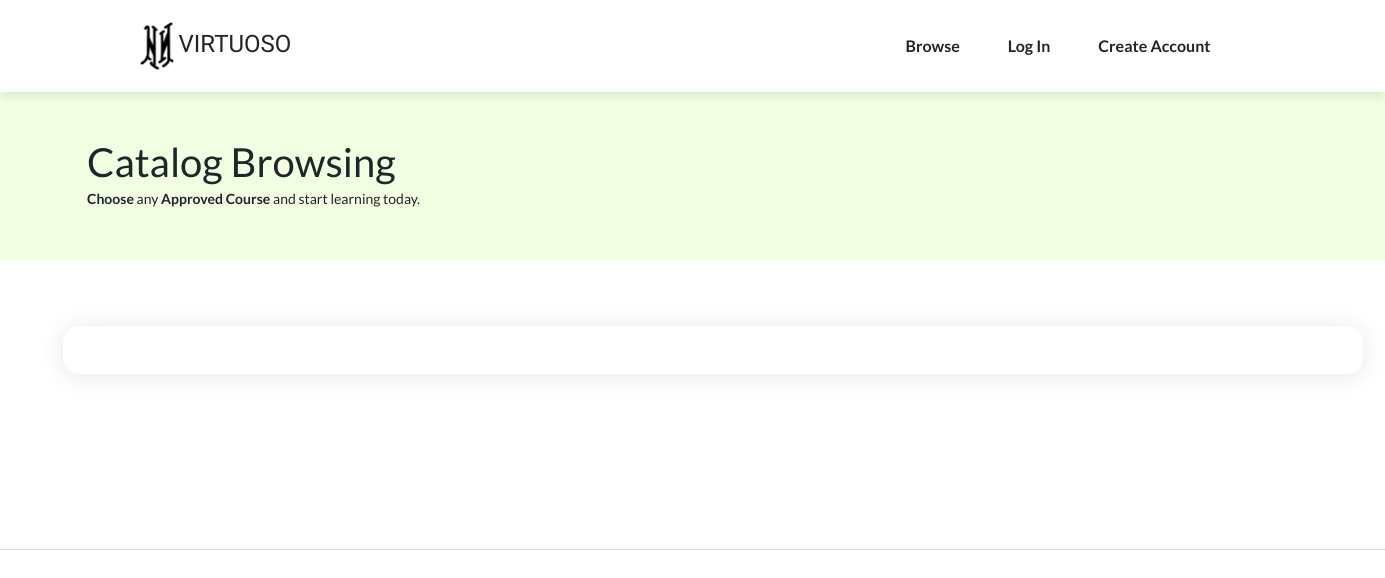
Before: /browse.php with the older database file.
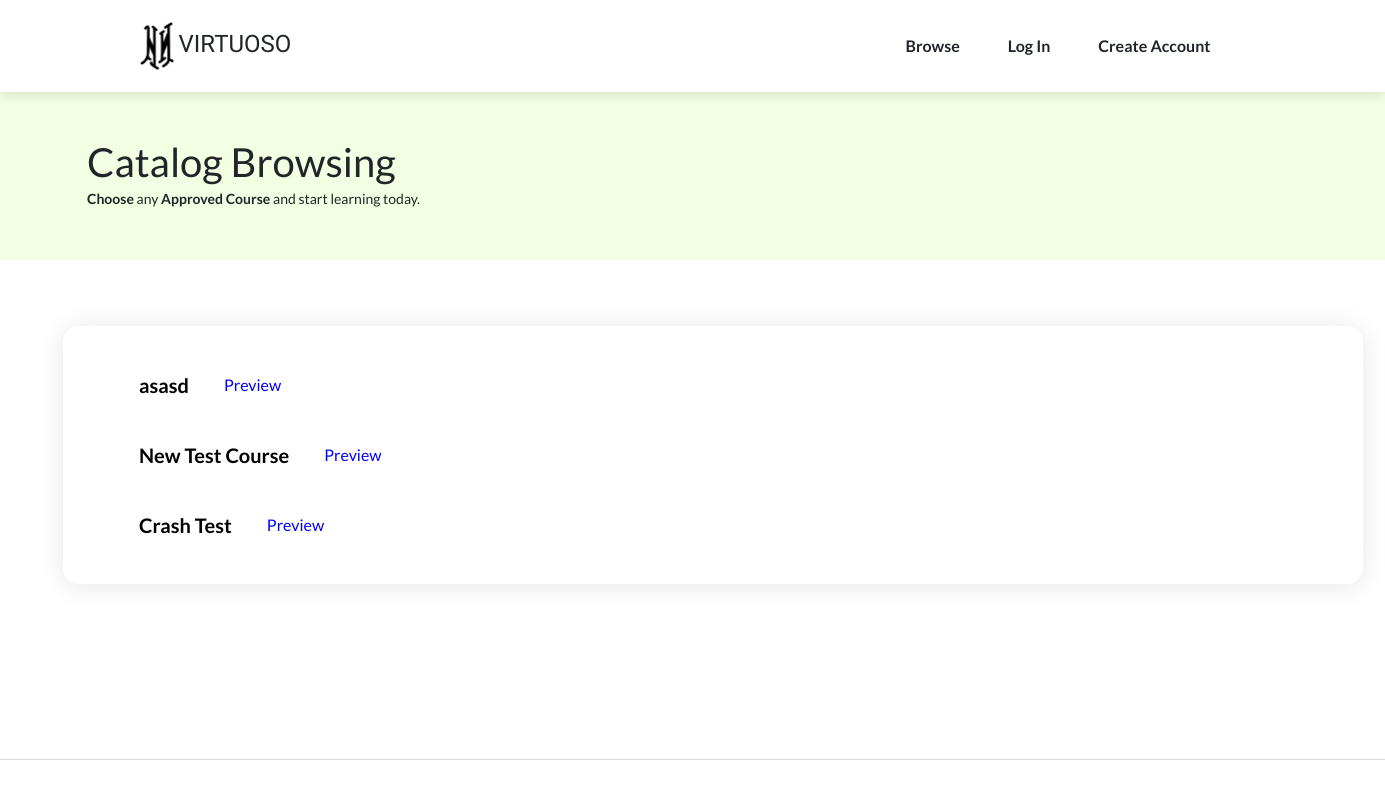
After: the same page with the newer database file.
### tables this page shows
CREATE TABLE `course` (
  `course_id` int(11) NOT NULL,
  `course_name` varchar(128) NOT NULL,
  `course_desc` text NOT NULL,
  `t_fid` int(11) NOT NULL,
  `approval_admin_fid` int(11) DEFAULT NULL,
  `course_status` int(1) NOT NULL DEFAULT 0
);

### includes/functions.inc.php (called while the page is built, shortened)
<?php
function checkGlobalCourse($conn) {
    $sql = "SELECT * FROM course";
    $stmt = mysqli_stmt_init($conn);
    if (!mysqli_stmt_prepare($stmt, $sql)){
      echo "<script>alert('Problem connecting to database, please try again later.');</script>";
      exit();
    }
    mysqli_stmt_execute($stmt);
    $resultData = mysqli_stmt_get_result($stmt);
    $rows = [];
    while ($row = mysqli_fetch_assoc($resultData)){
      $rows[] = $row;
    }
    return $rows;
}
function retrieveGlobalCourse($conn) {
      $checkGlobalCourse[] = checkGlobalCourse($conn);
}

### browse.php (the view, shortened to what the changed rows need)
<?php
  include_once 'header.php';
  require_once 'includes/dbh.inc.php';
  require_once 'includes/functions.inc.php';
  retrieveGlobalCourse($conn);
?>
    <main class="page lanidng-page">
        <section class="editor" style="background: rgba(212,255,162,0.31);">
            <div class="row" style="width: 1300px;margin: auto;">
                <div class="col" style="width: 1300px;margin: auto;">
                    <h1 style="margin: auto;">Catalog Browsing</h1>
                </div>
            </div>
        </section>
        <section class="editor">
            <div class="col">
                    <div class="row">
                        <div class="col-xxl-4" style="padding: 0px 0px;padding-top: 16px; width: 1300px;margin: auto;">
                            <div class="row" style="width: 1300px;margin: auto; box-shadow: 0px 2px 26px rgba(0,0,0,.1); padding: 24px 48px; border-radius: 16px;" >
                              <?php
                              if (isset($_SESSION['teacherid'])) {
                                $tempSUBBEDcourseID[] = "";
                              if (isset($_SESSION['learnerid'])){
                                  foreach ($_SESSION["learnerCourse"][0] as $subscribed){
                                    if (empty($subscribed)){
                                      $tempSUBBEDcourseID = "";
                                    } else {
                                      $tempSUBBEDcourseID[] = $subscribed['course_fid'];
                                    }
                                  }
                            }
                              $num=0;
                                foreach ($_SESSION["GlobalCourse"][$num] as $display) {
                                  $tempCourseId = $display['course_id'];
                                  $tempname = $display['course_name'];
                                  $tempdesc = $display['course_desc'];
                                  $tempTFID = $display['t_fid'];
                                  $tempapproved = $display['course_status'];
                                  if ($tempapproved == 1){
                                  echo <<<GFG
                                      <div class="coursetitle" id="coursetitle{$tempCourseId}">
                                        <a class="btn btn-primary listgroupdropMain subjectList" style="font-size: 20px; margin: 14px 0px;"data-bs-toggle="collapse" aria-expanded="false" aria-controls="collapse-{$num}" href="#collapseCourse-{$num}" role="button"><strong>{$tempname}</strong></a>
                                        <input class="simpleTextEdit" type="button" style="margin: 14px 0px; color:blue;" value="Preview" onclick="redirectViewCourse({$tempCourseId})"></input>
                                        <input id= "showFeedbackBox{$tempCourseId}" class="simpleTextEdit" type="button" style="margin: 14px 0px; color:green;" value="Provide Feedback" ></input>
                                        <div id="feedbackBox{$tempCourseId}" class="modal">
                                        <div class="modal-content">
                                          <div>
                                              <h4 style=" padding: 24px; text-align: center !important; display: inline-block;">Feedback for <strong>{$tempname}</strong></h4>
                                              <span style=" display: inline-block;text-align: right; padding: 18px; margin-right: 14px;" id="close{$tempCourseId}" class="close">&times;</span>
                                          </div>
                                          <form style="all: revert; padding: 24px;" method="post" action="includes/feedbacks.inc.php">
                                            <div>
                                                <textarea name="teacherMsg" style="width: 100%; height: 200px;"></textarea>
                                            </div>
                                            <div>
                                                <input type="hidden" name="hiddenCourseID" value="{$tempCourseId}">
                                                <input type="submit" class="btn btn-primary myhover" name="teacherCoursefeedback" style="margin-top: 24px; float: right; border-radius: 7px;background: #1eb53a;"></input>
                                            </div>
                                          </form>
                                        </div>
                                        </div>
                                        <script>
                                              var modal{$tempCourseId} = document.getElementById("feedbackBox{$tempCourseId}");
                                              // Get the button that opens the modal
                                              var show{$tempCourseId} = document.getElementById("showFeedbackBox{$tempCourseId}");
                                              // Get the <span> element that closes the modal
                                              // var close{$tempCourseId} = document.getElementsByClassName("close")[0];
                                              var close{$tempCourseId} = document.getElementById("close{$tempCourseId}");
                                              // When the user clicks on the button, open the modal
                                              show{$tempCourseId}.onclick = function() {
                                                modal{$tempCourseId}.style.display = "block";
                                              }
                                              // When the user clicks on <span> (x), close the modal
                                              close{$tempCourseId}.onclick = function() {
                                                modal{$tempCourseId}.style.display = "none";
                                              }
                                        </script>
                                  GFG;
                                  if (isset($_SESSION['learnerid'])){
                                    if (in_array($tempCourseId, $tempSUBBEDcourseID))
                                    {
                                      echo <<<GFG
                                      <div style="float:right;margin-left:24px; display: inline-block; box-shadow: 0px 4px 26px rgba(0,60,0,.3); border-radius: 20px 20px 20px 20px; background-color: rgba(255,5,0,.3);">
                                            <span>
                                              <input class="simpleTextEdit" type="button"style="color: black;font-size: 18px; margin: 10px 0px !important; padding: 0px 24px; background-color:inherit;" value = "Opt out on course 😢" onclick="redirectRemoveSubscription({$tempCourseId})"></input>
                                            </span>
                                      </div>
                                      <div style="float:right;margin-left:24px; display: inline-block; box-shadow: 0px 4px 26px rgba(0,60,0,.3); border-radius: 20px 20px 20px 20px; background-color: rgba(222,200,0,.3);">
                                            <span>
                                              <p style="font-size: 18px; margin: 14px 0px !important; padding: 0px 60px;"> You are subscribed to this course!</p>
                                            </span>
                                      </div>
                                      GFG;
                                    } else {
                                      echo <<<GFG
                                            <input class="simpleTextEdit" type="button" style="margin: 14px 0px; color:green;" value="I WANT THIS" onclick="redirectLearnerSubscribe({$tempCourseId})"></input>
                                      GFG;
                                    }
                                  }
                                  echo <<<GFG
                                          <div class="collapse" id="collapseCourse-{$num}">
                                  GFG;
                                    $subsnum = 0;
                                    foreach ($_SESSION["GlobalCourseSubtopics"] as $coursesubsDisp){
                                      $tempinnercourse = $coursesubsDisp[$subsnum]['course_fid'];
                                      if($tempCourseId == $tempinnercourse){
                                        $innercount = 0;
                                        foreach ($coursesubsDisp as $count) {
                                          $tempSubname = $count['sub_name'];
                                          echo <<<GFG
                                              <div class="singleTopicRow" id="singleTopicRow{$subsnum}">
                                                <a class="btn btn-primary listgroupdropMain TopicList" style="padding-top: 0px; padding-bottom: 2px;margin-left: 24px; margin-top: 0px; margin-bottom: 12px;" data-bs-toggle="collapse" aria-expanded="false" aria-controls="collapse-{$subsnum}" href="#collapseTopic-{$subsnum}" role="button">{$tempSubname}</a>
                                          GFG;
                                          echo <<<GFG
                                                  </div>
                                          GFG;
                                          $innercount += 1;
                                        }
                                        $subsnum +=1;
                                        }
                                    }
                                 echo <<<GFG
                                          </div>
                                      </div>
                                  GFG;
                                  $num += 1;
                                }
                              }
                            } else {
                            $num=0;
                              foreach ($_SESSION["GlobalCourse"][$num] as $display) {
                                $tempCourseId = $display['course_id'];
                                $tempname = $display['course_name'];
                                $tempapproved = $display['course_status'];
                                if ($tempapproved == 1){
                                echo <<<GFG
                                    <div class="coursetitle" id="coursetitle{$tempCourseId}">
                                      <a class="btn btn-primary listgroupdropMain subjectList" style="font-size: 20px; margin: 14px 0px;"data-bs-toggle="collapse" aria-expanded="false" aria-controls="collapse-{$num}" href="#collapseCourse-{$num}" role="button"><strong>{$tempname}</strong></a>
                                      <input class="simpleTextEdit" type="button" style="margin: 14px 0px; color:blue;" value="Preview" onclick="redirectViewCourse({$tempCourseId})"></input>
                                GFG;
                                echo <<<GFG
                                        <div class="collapse" id="collapseCourse-{$num}">
                                GFG;
                               echo <<<GFG
                                        </div>
                                    </div>
                                GFG;
                                $num += 1;
                              }
                            }
                              }
                               ?>
                            </div>
                        </div>
                    </div>
            </div>
        </section>
    </main>
</body>
</html>

Changed rows visible on the page:
added course: course_name "asasd"
added course: course_name "New Test Course"
added course: course_name "Crash Test"
